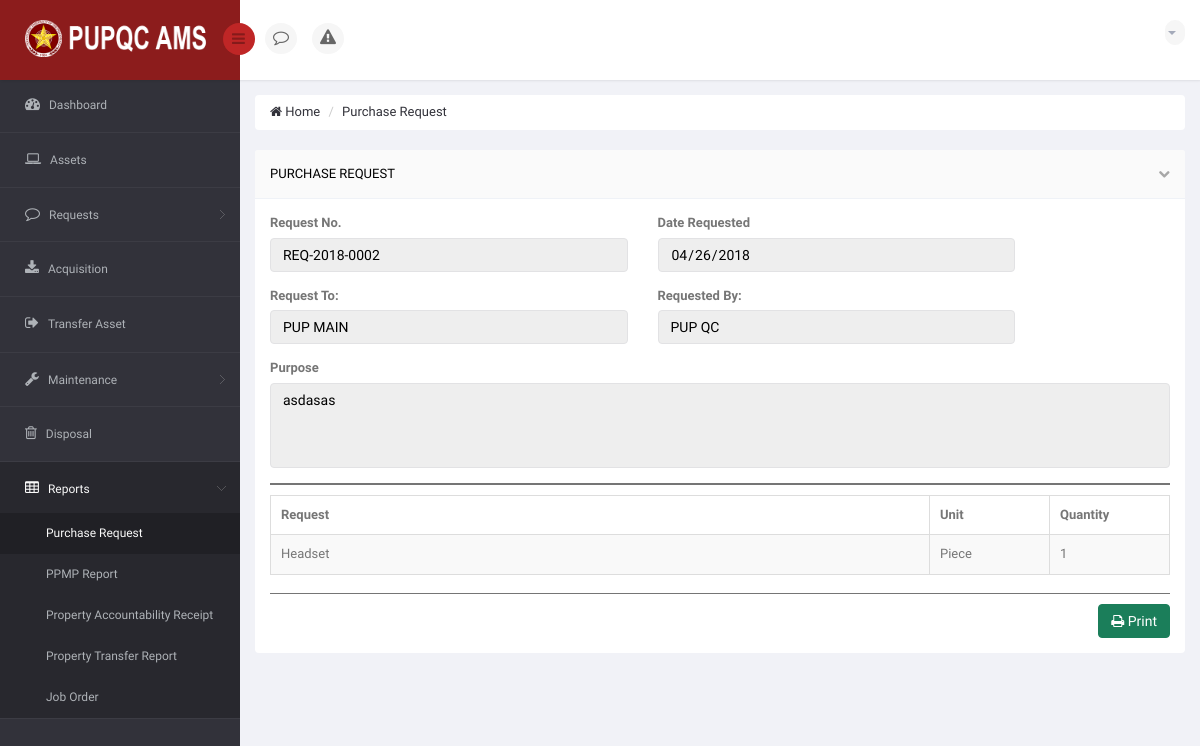
The page /DIR/PropertyOfficer/POReqSlip.php?receiveursid=2 (signed in) on the database its author committed.
### tables this page shows
CREATE TABLE `ams_t_user_request_summary` (
  `URS_ID` int(11) NOT NULL,
  `URS_NO` varchar(15) NOT NULL,
  `URS_REQUEST_DATE` date NOT NULL,
  `URS_PURPOSE` varchar(350) NOT NULL,
  `URS_STATUS_TO_PO` varchar(25) NOT NULL DEFAULT 'Pending',
  `URS_APPROVED_DATE` date DEFAULT NULL,
  `URS_REJECT_DATE` date DEFAULT NULL,
  `URS_REMARKS` varchar(350) DEFAULT NULL,
  `URS_URGENT_DATE` date NOT NULL,
  `URS_URGENT_TYPE` varchar(25) NOT NULL,
  `URS_VIEW_BY_USER` int(11) NOT NULL DEFAULT '0',
  `URS_VIEW_BY_PO` int(11) NOT NULL DEFAULT '0',
  `URS_VIEW_BY_USER_MAIN` int(11) NOT NULL DEFAULT '0',
  `URS_VIEW_CLICKED` int(11) NOT NULL DEFAULT '0'
);

CREATE TABLE `ams_r_asset_library` (
  `AL_ID` int(11) NOT NULL,
  `AL_NAME` varchar(150) NOT NULL,
  `UNT_ID` int(11) NOT NULL,
  `AC_ID` int(11) NOT NULL
);

CREATE TABLE `ams_t_user_request` (
  `UR_ID` int(11) NOT NULL,
  `UR_UNIT` varchar(25) NOT NULL,
  `UR_QUANTITY` int(11) NOT NULL,
  `UR_STATUS` varchar(25) NOT NULL DEFAULT 'Pending',
  `UR_APPROVED_DATE_BY_PO` date DEFAULT NULL,
  `UR_REJECT_DATE_BY_PO` date DEFAULT NULL,
  `URS_ID` int(11) NOT NULL,
  `AL_ID` int(11) NOT NULL,
  `EP_ID` int(11) NOT NULL
);

CREATE TABLE `ams_t_user_request_approved_by_po` (
  `URABPO_ID` int(11) NOT NULL,
  `URABPO_STATUS` varchar(25) NOT NULL DEFAULT 'Pending',
  `URABPO_APPROVED_DATE_BY_MAIN` date DEFAULT NULL,
  `URABPO_REJECT_DATE_BY_MAIN` date DEFAULT NULL,
  `URA_QUANTITY` int(11) NOT NULL,
  `UR_ID` int(11) NOT NULL,
  `URS_ID` int(11) NOT NULL
);

### DIR/PropertyOfficer/POReqSlip.php (the view, shortened to what this page needs)
<?php
    if (isset($_GET['receiveursid']))
    {
        $ids = $_GET['receiveursid'];
    }
?>
<!DOCTYPE html>
<html lang="en">
<head>
    <link href="../../bs3/css/bootstrap.min.css" rel="stylesheet">
    <link href="../../css/bootstrap-reset.css" rel="stylesheet">
    <link href="../../font-awesome/css/font-awesome.css" rel="stylesheet" />
    <link href="../../js/advanced-datatable/css/demo_page.css" rel="stylesheet" />
    <link href="../../js/advanced-datatable/css/demo_table.css" rel="stylesheet" />
    <link rel="stylesheet" href="../../js/data-tables/DT_bootstrap.css" />
    <link href="../../css/style.css" rel="stylesheet">
    <link href="../../css/style-responsive.css" rel="stylesheet" />
    <link href="../../js/iCheck/skins/minimal/minimal.css" rel="stylesheet">
    <link href="../../js/iCheck/skins/minimal/red.css" rel="stylesheet">
    <link href="../../js/iCheck/skins/minimal/green.css" rel="stylesheet">
    <link href="../../js/iCheck/skins/minimal/blue.css" rel="stylesheet">
    <link href="../../js/iCheck/skins/minimal/yellow.css" rel="stylesheet">
    <link href="../../js/iCheck/skins/minimal/purple.css" rel="stylesheet">
    <link href="../../js/iCheck/skins/square/square.css" rel="stylesheet">
    <link href="../../js/iCheck/skins/square/red.css" rel="stylesheet">
    <link href="../../js/iCheck/skins/square/green.css" rel="stylesheet">
    <link href="../../js/iCheck/skins/square/blue.css" rel="stylesheet">
    <link href="../../js/iCheck/skins/square/yellow.css" rel="stylesheet">
    <link href="../../js/iCheck/skins/square/purple.css" rel="stylesheet">
    <link href="../../js/iCheck/skins/flat/grey.css" rel="stylesheet">
    <link href="../../js/iCheck/skins/flat/red.css" rel="stylesheet">
    <link href="../../js/iCheck/skins/flat/green.css" rel="stylesheet">
    <link href="../../js/iCheck/skins/flat/blue.css" rel="stylesheet">
    <link href="../../js/iCheck/skins/flat/yellow.css" rel="stylesheet">
    <link href="../../js/iCheck/skins/flat/purple.css" rel="stylesheet">
    <link rel="stylesheet" type="text/css" href="../../js/select2/select2.css" />
    <link rel="stylesheet" type="text/css" href="../../js/bootstrap-daterangepicker/daterangepicker-bs3.css" />
    <link rel="stylesheet" type="text/css" href="../../js/bootstrap-datetimepicker/css/datetimepicker.css" />
    <link rel="stylesheet" type="text/css" href="../../js/bootstrap-datepicker/css/datepicker.css" />
    <link href="../../js/plugins/sweetalert/sweetalert.css" type="text/css" rel="stylesheet" media="screen,projection">
</head>
<body>
<section id="container" >
<header class="header fixed-top clearfix">
<div class="brand">
    <a href="PODashboard.php" class="logo">
        <img src="../../images/pupqcnew.png" style="width: 193px; height: 37px;" alt="">
    </a>
    <div class="sidebar-toggle-box">
        <div class="fa fa-bars"></div>
    </div>
</div>
<div class="nav notify-row" id="top_menu">
    <ul class="nav top-menu">
        <li id="header_notification_bar" class="dropdown">
            <a data-toggle="dropdown" class="dropdown-toggle dt" href="#">
                <i class="fa fa-comment-o"></i>
            </a>
        </li>
        <li id="header_notification_bar" class="dropdown">
            <a data-toggle="dropdown" class="dropdown-toggle dt2" href="#">
                <i class="fa fa-warning"></i>
            </a>
        </li>
        <li id="" class="">
            <a style="background-color: white;">
            </a>
        </li>
    </ul>
</div>
<div class="top-nav clearfix">
    <ul class="nav pull-right top-menu">
        <li class="dropdown">
            <a data-toggle="dropdown" class="dropdown-toggle" href="#">
                <?php
                    include('../Connection/db.php');
                  ?>
                <b class="caret"></b>
            </a>
        </li>
    </ul>
</div>
</header>
<aside>
    <div id="sidebar" class="nav-collapse">
        <div class="leftside-navigation">
    <ul class="sidebar-menu" id="nav-accordion">
        <li>
            <a href="PODashboard.php">
                <i class="fa fa-dashboard"></i>
                <span>Dashboard</span>
            </a>
        </li>
        <li>
            <a href="POAsset.php">
                <i class="fa fa-laptop"></i>
                <span>Assets</span>
            </a>
        </li>
        <li class="sub-menu">
            <a href="javascript:;">
                <i class="fa fa-comment-o"></i>
                <span>Requests</span>
            </a>
        </li>
        <li>
            <a href="POAcquisition.php">
                <i class="fa fa-download"></i>
                <span>Acquisition</span>
            </a>
        </li>
        <li>
            <a href="POTransferAsset.php">
                <i class="fa fa-sign-out"></i>
                <span>Transfer Asset</span>
            </a>
        </li>
        <li class="sub-menu">
            <a href="javascript:;">
                <i class="fa fa-wrench"></i>
                <span>Maintenance</span>
            </a>
        </li>
        <li>
            <a href="PODisposal.php">
                <i class="fa fa-trash-o"></i>
                <span>Disposal</span>
            </a>
        </li>
        <li class="sub-menu">
            <a href="javascript:;" class="active">
                <i class="fa fa fa-table"></i>
                <span>Reports</span>
            </a>
            <ul class="sub">
                <li class="active"><a href="POPurchaseRequest.php">Purchase Request</a></li>
                <li><a href="POPPMPReport.php">PPMP Report</a></li>
                <li><a href="POPropertyAccountabilityReceipt.php">Property Accountability Receipt</a></li>
                <li><a href="POPropertyTransferReport.php">Property Transfer Report</a></li>
                <li><a href="POJobOrder.php">Job Order</a></li>
            </ul>
        </li>
    </ul>
</div
    </div>
</aside>
    <section id="main-content">
        <section class="wrapper">
            <div class="row">
                <div class="col-md-12">
                    <ul class="breadcrumb">
                        <li><a href="PODashboard.php"><i class="fa fa-home"></i> Home</a></li>
                        <li><a href="POPurchaseRequest.php">Purchase Request</a></li>
                    </ul>
                </div>
            </div>
            <div class="row">
                <div class="col-sm-12">
                    <section class="panel">
                        <header style="color: black;" class="panel-heading">
                            Purchase Request
                            <span class="tools pull-right">
                                <a href="javascript:;" class="fa fa-chevron-down"></a>
                             </span>
                        </header>
                        <?php
                            $sql = "SELECT URS.URS_PURPOSE, URS.URS_NO, URS.URS_ID, URS.URS_REQUEST_DATE, O.O_NAME, URSTM.URSTM_STATUS_TO_MAIN, URABPO.URA_QUANTITY, ALS.AL_NAME FROM `ams_t_user_request_summary` AS URS INNER JOIN `ams_t_user_request_status_to_main` AS URSTM ON URSTM.URS_ID = URS.URS_ID INNER JOIN `ams_t_user_request` AS UR ON UR.URS_ID = URS.URS_ID INNER JOIN `ams_t_user_request_approved_by_po` AS URABPO ON URABPO.UR_ID = UR.UR_ID INNER JOIN `ams_r_employee_profile` AS EP ON UR.EP_ID = EP.EP_ID INNER JOIN `ams_r_office` AS O ON EP.O_ID = O.O_ID INNER JOIN `ams_r_asset_library` AS ALS ON UR.AL_ID = ALS.AL_ID WHERE URS.URS_ID = $ids GROUP BY URS.URS_ID ORDER BY URS.URS_APPROVED_DATE DESC";
                            $result = mysqli_query($connection, $sql) or die("Bad Query: $sql");
                            while($row = mysqli_fetch_assoc($result))
                            {
                                $urspurpose = $row['URS_PURPOSE'];
                                $ursno = $row['URS_NO'];
                                $ursdatereq = $row['URS_REQUEST_DATE'];
                        ?>
                        <div class="panel-body">
                            <div class="row group">
                                <div class="col-md-5">
                                    <div class="form-group">
                                        <label>Request No.</label>
                                        <input type="text" value="<?php echo $ursno; ?>" class="form-control" style="color: black;" disabled  />
                                    </div>
                                </div>
                                <div class="col-md-5">
                                    <div class="form-group">
                                        <label>Date Requested</label>
                                        <input type="Date" value="<?php echo $ursdatereq; ?>" class="form-control" style="color: black;" disabled />
                                    </div>
                                </div>
                                <div class="col-md-5">
                                    <div class="form-group">
                                        <label>Request To:</label>
                                        <input type="text" value="PUP MAIN" class="form-control" style="color: black;" disabled  />
                                    </div>
                                </div>
                                <div class="col-md-5">
                                    <div class="form-group">
                                        <label>Requested By:</label>
                                        <input type="text" value="PUP QC" class="form-control" style="color: black;" disabled  />
                                    </div>
                                </div>
                                <div class="col-md-12">
                                    <div class="form-group">
                                        <label>Purpose</label>
                                        <textarea style="color: black; word-wrap: break-word; resize: none; height: 85px;" class="form-control" maxlength="200" id="getreason" required="" disabled><?php echo $urspurpose; ?></textarea>
                                    </div>
                                </div>
                                <div class="col-md-12">
                                    <div style="padding: 1px; margin-bottom: 10px; background-color: #757575;">
                                    </div>
                                </div>
                                <div class="col-md-12">
                                    <div class="adv-table">
                                        <table  class="display table table-bordered table-striped" id=" ">
                                            <thead>
                                                <tr>
                                                    <th style="">Request</th>
                                                    <th style="width: 120px;">Unit</th>
                                                    <th style="width: 120px;">Quantity</th>
                                                </tr>
                                            </thead>
                                            <tbody>
                                                <?php
                                                    $sqlz = "SELECT URS.URS_PURPOSE, URS.URS_NO, URS.URS_ID, URS.URS_REQUEST_DATE, O.O_NAME, URSTM.URSTM_STATUS_TO_MAIN, UR.UR_UNIT, URABPO.URA_QUANTITY, ALS.AL_NAME FROM `ams_t_user_request_summary` AS URS INNER JOIN `ams_t_user_request_status_to_main` AS URSTM ON URSTM.URS_ID = URS.URS_ID INNER JOIN `ams_t_user_request` AS UR ON UR.URS_ID = URS.URS_ID INNER JOIN `ams_t_user_request_approved_by_po` AS URABPO ON URABPO.UR_ID = UR.UR_ID INNER JOIN `ams_r_employee_profile` AS EP ON UR.EP_ID = EP.EP_ID INNER JOIN `ams_r_office` AS O ON EP.O_ID = O.O_ID INNER JOIN `ams_r_asset_library` AS ALS ON UR.AL_ID = ALS.AL_ID WHERE URS.URS_ID = $ids ORDER BY URS.URS_APPROVED_DATE DESC";
                                                    $resultz = mysqli_query($connection, $sqlz) or die("Bad Query: $sql");
                                                    while($rowz = mysqli_fetch_assoc($resultz))
                                                    {
                                                        $requestname = $rowz['AL_NAME'];
                                                        $requestunit = $rowz['UR_UNIT'];
                                                        $requestqty = $rowz['URA_QUANTITY'];
                                                ?>
                                                <tr>
                                                    <td> <?php echo $requestname; ?> </td>
                                                    <td> <?php echo $requestunit; ?> </td>
                                                    <td> <?php echo $requestqty; ?> </td>
                                                </tr>
                                                <?php
                                                    }
                                                ?>
                                            </tbody>
                                        </table>
                                    </div>
                                </div>
                            </div>
                            <div class="row">
                                <div class="col-md-12">
                                    <div style="padding: 1px; margin-bottom: 10px;">
                                    </div>
                                </div>
                            </div>
                            <div class="row">
                                <div class="col-md-12">
                                    <div style="padding: 0.5px; margin-bottom: 10px; background: #757575;">
                                    </div>
                                </div>
                            </div>
                            <span class="pull-right">
                                <button type="button" class="btn btn-success" onclick="printonly()"><i class="fa fa-print"></i> Print</button>
                            </span>
                        </div>
                        <?php
                            }
                        ?>
                    </section>
                </div>
            </div>
            <div class="row">
                <div class="col-sm-12">
                </div>
            </div>
        </section>
    </section>
</section>
</body>
</html>

### js/advanced-datatable/css/demo_table.css (style rules this page uses)
table.display { margin: 0 auto; clear: both; width: 100%; }
table.display thead th { padding: 3px 18px 3px 10px; border-bottom: 1px solid black; font-weight: bold; cursor: pointer; * cursor: hand; }
table.display td { padding: 3px 10px; }

### rows shown on the page
ams_t_user_request_summary: URS_NO "REQ-2018-0002", URS_REQUEST_DATE "04/26/2018", URS_PURPOSE "asdasas", ams_r_asset_library.AL_NAME "Headset", ams_t_user_request.UR_UNIT "Piece", ams_t_user_request_approved_by_po.URA_QUANTITY "1"
